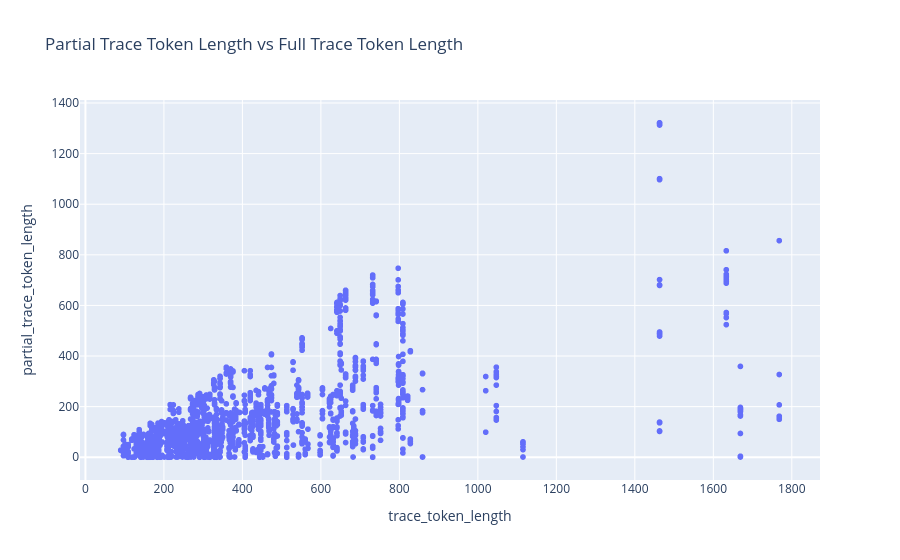

Notebook code cell kept with this figure:
### Code cell
# Check relation between pivotal token position and trace length
fig = px.scatter(df,
                x='trace_token_length',
                y='partial_trace_token_length',
                hover_data=['sample_id', 'prob_before', 'prob_after', 'prob_init', 'span_text'],
                title='Partial Trace Token Length vs Full Trace Token Length')
fig.show()

### Figure 1 — Plotly figure (JSON) as saved in the notebook; plotly's stock layout.template omitted (floating-point values rounded to 4 significant figures; data arrays with more than 128 entries replaced by an {"elided": "..."} marker saying what was removed)
{"data": [{"customdata": {"elided": "1928x5 mixed values"}, "hovertemplate": "trace_token_length=%{x}<br>partial_trace_token_length=%{y}<br>sample_id=%{customdata[0]}<br>prob_before=%{customdata[1]}<br>prob_after=%{customdata[2]}<br>prob_init=%{customdata[3]}<br>span_text=%{customdata[4]}<extra></extra>", "legendgroup": "", "marker": {"color": "#636efa", "symbol": "circle"}, "mode": "markers", "name": "", "showlegend": false, "type": "scattergl", "x": {"elided": "1928 int values"}, "xaxis": "x", "y": {"elided": "1928 int values"}, "yaxis": "y"}], "layout": {"legend": {"tracegroupgap": 0}, "title": {"text": "Partial Trace Token Length vs Full Trace Token Length"}, "xaxis": {"anchor": "y", "domain": [0, 1], "title": {"text": "trace_token_length"}}, "yaxis": {"anchor": "x", "domain": [0, 1], "title": {"text": "partial_trace_token_length"}}}}
